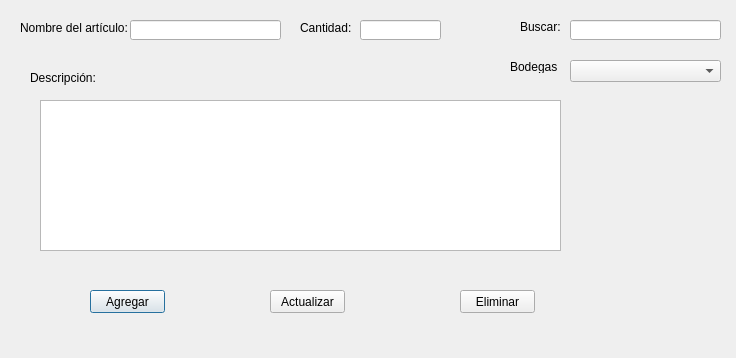
<?xml version="1.0" encoding="UTF-8"?>
<ui version="4.0">
 <class>Dialog</class>
 <widget class="QDialog" name="Dialog">
  <property name="geometry">
   <rect>
    <x>0</x>
    <y>0</y>
    <width>736</width>
    <height>358</height>
   </rect>
  </property>
  <property name="windowTitle">
   <string>Dialog</string>
  </property>
  <widget class="QLabel" name="label">
   <property name="geometry">
    <rect>
     <x>20</x>
     <y>20</y>
     <width>141</width>
     <height>16</height>
    </rect>
   </property>
   <property name="text">
    <string>Nombre del artículo:</string>
   </property>
  </widget>
  <widget class="QLineEdit" name="txtArticulo">
   <property name="geometry">
    <rect>
     <x>130</x>
     <y>20</y>
     <width>151</width>
     <height>20</height>
    </rect>
   </property>
  </widget>
  <widget class="QLabel" name="label_2">
   <property name="geometry">
    <rect>
     <x>520</x>
     <y>20</y>
     <width>47</width>
     <height>13</height>
    </rect>
   </property>
   <property name="text">
    <string>Buscar:</string>
   </property>
  </widget>
  <widget class="QLineEdit" name="txtBuscarArtc">
   <property name="geometry">
    <rect>
     <x>570</x>
     <y>20</y>
     <width>151</width>
     <height>20</height>
    </rect>
   </property>
  </widget>
  <widget class="QLabel" name="label_3">
   <property name="geometry">
    <rect>
     <x>30</x>
     <y>70</y>
     <width>71</width>
     <height>16</height>
    </rect>
   </property>
   <property name="text">
    <string>Descripción:</string>
   </property>
  </widget>
  <widget class="QTextEdit" name="txtDescripcionArti">
   <property name="geometry">
    <rect>
     <x>40</x>
     <y>100</y>
     <width>521</width>
     <height>151</height>
    </rect>
   </property>
  </widget>
  <widget class="QLabel" name="label_4">
   <property name="geometry">
    <rect>
     <x>300</x>
     <y>20</y>
     <width>61</width>
     <height>16</height>
    </rect>
   </property>
   <property name="text">
    <string>Cantidad:</string>
   </property>
  </widget>
  <widget class="QLineEdit" name="txtCantidadArtic">
   <property name="geometry">
    <rect>
     <x>360</x>
     <y>20</y>
     <width>81</width>
     <height>20</height>
    </rect>
   </property>
  </widget>
  <widget class="QLabel" name="label_5">
   <property name="geometry">
    <rect>
     <x>510</x>
     <y>60</y>
     <width>47</width>
     <height>13</height>
    </rect>
   </property>
   <property name="text">
    <string>Bodegas:</string>
   </property>
  </widget>
  <widget class="QComboBox" name="comboBoxBodegasExistentes">
   <property name="geometry">
    <rect>
     <x>570</x>
     <y>60</y>
     <width>151</width>
     <height>22</height>
    </rect>
   </property>
   <property name="accessibleDescription">
    <string/>
   </property>
   <property name="currentText">
    <string/>
   </property>
  </widget>
  <widget class="QPushButton" name="btnAgregar">
   <property name="geometry">
    <rect>
     <x>90</x>
     <y>290</y>
     <width>75</width>
     <height>23</height>
    </rect>
   </property>
   <property name="text">
    <string>Agregar</string>
   </property>
  </widget>
  <widget class="QPushButton" name="btnActualizar">
   <property name="geometry">
    <rect>
     <x>270</x>
     <y>290</y>
     <width>75</width>
     <height>23</height>
    </rect>
   </property>
   <property name="text">
    <string>Actualizar</string>
   </property>
  </widget>
  <widget class="QPushButton" name="btnEliminar">
   <property name="geometry">
    <rect>
     <x>460</x>
     <y>290</y>
     <width>75</width>
     <height>23</height>
    </rect>
   </property>
   <property name="text">
    <string>Eliminar</string>
   </property>
  </widget>
 </widget>
 <resources/>
 <connections/>
</ui>
